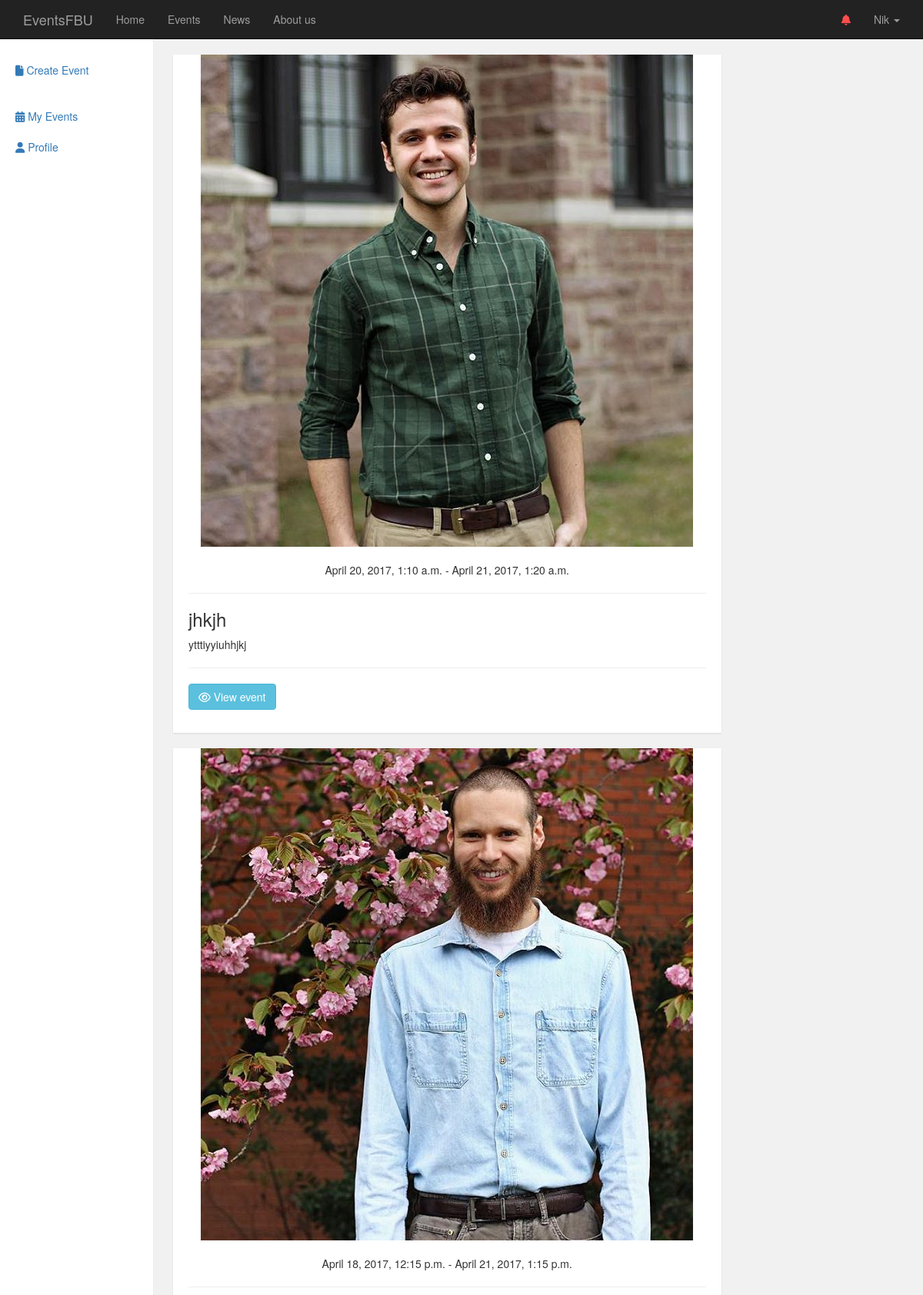
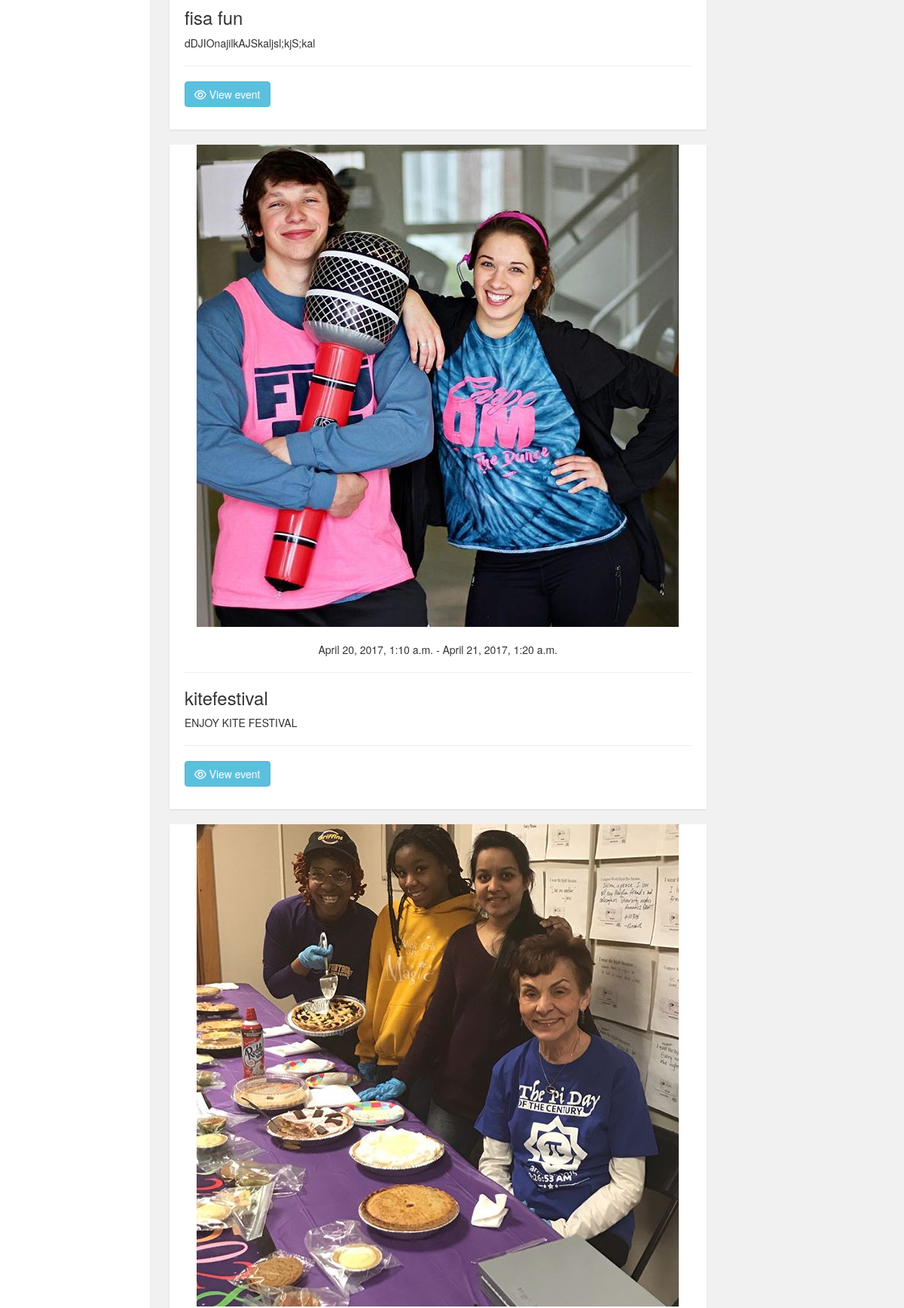
Page /dashboard/ (signed in, upper part) on the committed database (2 pictures, top to bottom).
### events/models.py (models this page shows, shortened)
class User(AbstractBaseUser, PermissionsMixin):
    email = models.EmailField(unique=True, null=True)
    first_name = models.CharField(_('first name'), max_length=30, blank=True)
    name = models.CharField(_('last name'), max_length=30, blank=True)
    student_id = models.CharField(max_length=10, blank=True)
    is_organization = models.BooleanField(default=False)
    date_joined = models.DateTimeField(_('date joined'), auto_now_add=True)
    is_active = models.BooleanField(_('active'), default=True)
    avatar = models.ImageField(upload_to = 'user/', null=True, blank=True)
    is_staff = models.BooleanField(_('staff status'), default=False)
    USERNAME_FIELD = 'email'
    objects = UserManager()
    class Meta:
        verbose_name = _('user')
        verbose_name_plural = _('users')
    def get_notifications(self):
        return Notification.objects.filter(user = self.id).exclude(viewed = True)
    def __str__(self):
        return self.name

class Post(models.Model):
    title = models.CharField(max_length = 200)
    slug = models.SlugField(unique = True)
    content = models.TextField()
    thumbnail = models.ImageField(upload_to = 'article/', null = True, blank = True)
    updated = models.DateTimeField(auto_now = True, auto_now_add = False)
    timestamp = models.DateTimeField(auto_now = False, auto_now_add = True)
    class Meta:
        abstract = True
        ordering = ["-timestamp"]

class Event(Post):
    users = models.ManyToManyField(User)
    start_date = models.DateTimeField()
    end_date = models.DateTimeField(blank = True, null=True)
    created_by = models.ForeignKey(User, on_delete = models.CASCADE,
        related_name="created_by")

### events/views.py (the view)
# urls.py: url(r'^dashboard/$', views.DashboardView.as_view(), name = 'dashboard'),
class DashboardView(LoginRequiredMixin, View):
	redirect_field_name = ''
	template_name = 'user/dashboard.html'
	def get(self, request):
		event_list = Event.objects.all()
		paginator = Paginator(event_list, 10)
		page = self.request.GET.get('page')
		try:
			events = paginator.page(page)
		except PageNotAnInteger:
			events = paginator.page(1)
		except EmptyPage:
			events = paginator.page(paginator.num_pages)
		return render(request, self.template_name, {'object_list': events})

### events/templates/user/dashboard.html (shortened to what this page needs)
{% extends 'events/base.html' %}
{% load staticfiles %}
{% block extra_head %}
	<link href="{% static 'css/dashboard.css' %}" rel="stylesheet">
{% endblock %}
{% block content %}
<div class="container-fluid">
  <div class="row">
    <div class="col-sm-3 col-md-2 sidebar">
      <ul class="nav nav-sidebar">
        <li class=""><a href="{% url 'event_create' %}"><i class="fa fa-file" aria-hidden="true"></i> Create Event</a></li>
      </ul>
      <ul class="nav nav-sidebar">
        <li class=""><a href="{% url 'dashboard' %}"><i class="fa fa-calendar" aria-hidden="true"></i> My Events</a></li>
        <li class=""><a href="{% url 'profile' %}"><i class="fa fa-user" aria-hidden="true"></i> Profile</a></li>
      </ul>
    </div>
    <div class="col-sm-9 col-sm-offset-3 col-md-10 col-md-offset-2 main">
      <div class="row">
      	{% block inside %}
        <div class="col-md-9">
          {% for event in object_list %}
              <div class="row">
                <div class="thumbnail">
                  {% if event.thumbnail %}
                    <img src="/media/{{ event.thumbnail }}" alt="...">
                  {% endif %}
                  <div class="caption">
                    <p style="text-align: center;">
                      {{ event.start_date }}
                      {% if event.end_date %}
                        -
                        {{ event.end_date }}
                      {% endif %}
                    </p>
                    <hr>
                    <h3>{{ event.title }}</h3>
                    <p>{{ event.content }}</p>
                    <hr>
                    <p>
                      <a class="btn btn-info" href="{% url 'event' event.slug %}" role="button"><i class="fa fa-eye" aria-hidden="true"></i> View event</a>
                    </p>
                  </div>
                </div>
              </div>
            {% endfor %}
        </div>
        {% endblock %}
      </div>
    </div>
  </div>
</div>
{% endblock content %}

### events/templates/events/base.html (shortened to what this page needs)
{% load staticfiles %}
<!DOCTYPE html>
<html lang="en">
<head>
    <link rel="stylesheet" href="https://maxcdn.bootstrapcdn.com/bootstrap/3.3.7/css/bootstrap.min.css">
    <link href="{% static 'css/base.css' %}" rel="stylesheet">
    {% block extra_head %}
    {% endblock %}
</head>
<body>
    <nav class="navbar navbar-inverse navbar-fixed-top" role="navigation">
        <div class="container">
            <div class="navbar-header">
                <a class="navbar-brand" href="{% url 'home' %}">EventsFBU</a>
            </div>
            <div class="collapse navbar-collapse" id="bs-example-navbar-collapse-1">
                <ul class="nav navbar-nav">
                    <li><a href="{% url 'home' %}">Home</a></li>
                    <li><a href="{% url 'events' %}">Events</a></li>
                    <li><a href="{% url 'news' %}">News</a></li>
                    <li><a href="{% url 'about' %}"> About us </a></li >
                </ul>
                <ul class="nav navbar-nav navbar-right">
                    {% if user.is_authenticated %}
                        {% if user.get_notifications.count %}
                        <li class="dropdown">
                          <a href="" class="dropdown-toggle" data-toggle="dropdown" role="button" aria-haspopup="true" aria-expanded="false" style="color: #ff4d4d;" >
                            <i class="fa fa-bell" aria-hidden="true"></i>
                          </a>
                        </li>
                        {% endif %}
                        <li class="dropdown">
                          <a href="" class="dropdown-toggle" data-toggle="dropdown" role="button" aria-haspopup="true" aria-expanded="false">{{ user | capfirst }} <span class="caret"></span></a>
                        </li>
                    {% endif %}
                </ul>
            </div>
        </div>
    </nav>
    {% block content %} {% endblock content %}
</body>
</html>

### events/static/css/base.css (style rules this page uses)
body { padding-top: 51px; padding-bottom: 40px; color: #5a5a5a; background-color: #f1f1f1; }
.navbar { margin-bottom: 0; }
.thumbnail { padding: 0; border: none; border-radius: 0; box-shadow: 0 1px 2px rgba(0,0,0,.1); }
.thumbnail .caption { padding: 20px; }

### events/static/css/dashboard.css (style rules this page uses)
@media (min-width: 768px) { .sidebar { position: fixed; top: 51px; bottom: 0; left: 0; z-index: 1000; padding: 20px; overflow-x: hidden; overflow-y: auto; background-color: white; border-right: 1px solid #eee; } }
.nav-sidebar { margin-right: -21px; margin-bottom: 20px; margin-left: -20px; }
.nav-sidebar > li > a { padding-right: 20px; padding-left: 20px; }
.main { padding: 20px; }
@media (min-width: 768px) { .main { padding-right: 40px; padding-left: 40px; } }

### rows in the picture
User: name "Nik"
Event: thumbnail (picture), start_date "April 20, 2017, 1:10 a.m.", end_date "April 21, 2017, 1:20 a.m.", title "jhkjh", content "ytttiyyiuhhjkj"
Event: thumbnail (picture), start_date "April 18, 2017, 12:15 p.m.", end_date "April 21, 2017, 1:15 p.m.", title "fisa fun", content "dDJIOnajilkAJSkaljsl;kjS;kal"
Event: thumbnail (picture), start_date "April 20, 2017, 1:10 a.m.", end_date "April 21, 2017, 1:20 a.m.", title "kitefestival", content "ENJOY KITE FESTIVAL"
Event: thumbnail (picture)
